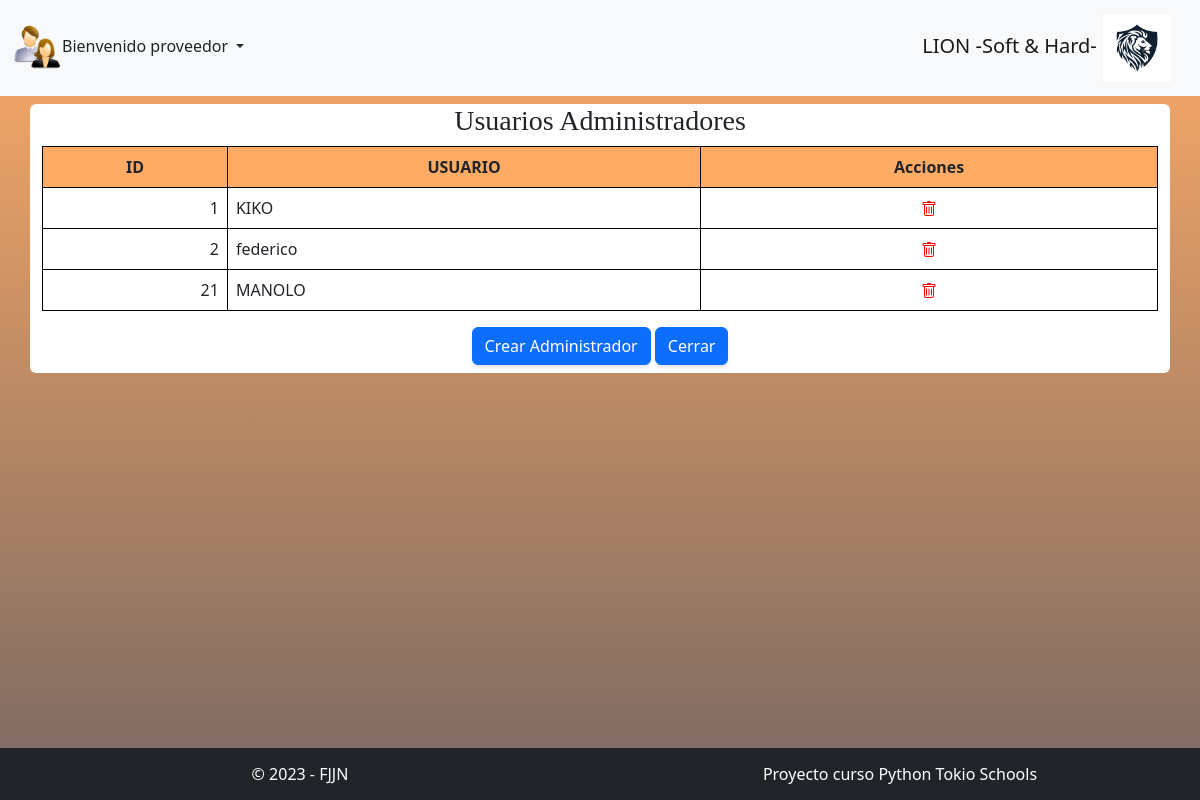
The page /admin_administrador (signed in) on the database its author committed.
### models.py (models this page shows, shortened)
class User(db.Base, UserMixin):
    __tablename__ = 'users'
    __table_args__ = {'sqlite_autoincrement': True}
    id = Column(Integer, primary_key=True)
    username = Column(String(25), nullable=False, unique=True, index=True)
    password = Column(String(102), nullable=False)
    rol_id = Column(Integer, ForeignKey("rol.id_rol"))
    nomRolUser = relationship("Rol")

### main.py (the view)
@app.route('/admin_administrador', methods=['GET', 'POST'])
@login_required
def admin_administrador():
    lista_usuarios = db.session.query(User).filter(User.rol_id == 1).all()
    form = FormAdminAdministrador()
    if request.method=="GET":
        return render_template("admin/admin_administrador.html", form=form, usuarios=lista_usuarios)
    else:
        return redirect(url_for("admin_crearadministrador"))

### forms/formadministracion.py
class FormAdminAdministrador(FlaskForm):
    id=IntegerField("ID")
    username = StringField("USUARIO",validators=[InputRequired(), Length(
        min=4, max=25)], render_kw={"placeholder": "username"})
    password = PasswordField(
        validators=[InputRequired(), EqualTo('confirm', message='Password deben ser iguales'), Length(
            min=4, max=25,)], render_kw={"placeholder": "password"})
    confirm = PasswordField(validators=[InputRequired()], render_kw={"placeholder": "repita password"})
    rol=StringField("ROL")
    submit = SubmitField("Crear Administrador")

### main.py (called while the page is built)
@login_manager_app.user_loader
def load_user(id):
    query = db.session.query(User).filter(User.id == int(id)).first()
    return query

### templates/admin/admin_administrador.html (shortened to what this page needs)
{% extends './home.html' %}
{% block body %}
<div class="container rounded bg-white mt-1 mb-1 ">
    <h3 class="h3 mt-2 mb-2 fw-normal">Usuarios Administradores</h3>
    <form action="/admin_administrador" method="POST">
        <table id="tablaprod" class="table table-bordered border-black display responsive nowrap">
            <thead style="background-color:rgba(253,126,20,0.65); " >
                    <th>{{form.id.label()}}</th>
                    <th>{{form.username.label()}}</th>
                    <th class="all" data-orderable="false";">Acciones</th>
                </thead>
                <tbody>
                    {% for user in usuarios: %}
                    <tr>
                        <td align="right">{{user.id}}</td>
                        <td align="left">{{user.username}}</td>
                        <td>
                            <a href="#" style="text-decoration:none" data-toggle="tooltip" title="Eliminar">
                            </a>
                        </td>
                    </tr>
                    {% endfor %}
                </tbody>
        </table>
        <div class="row">
                <div class="text-center mb-2">
                    {{form.submit (class="btn btn-primary profile-button")}}
                     <a class="btn btn-primary"  href="/home">Cerrar</a>
                </div>
            </div>
        </div>
{% endblock %}

### templates/home.html (shortened to what this page needs)
{% extends './base.html' %}
{% block customCss %}<link rel="stylesheet" href="{{ url_for('static', filename='css/lionweb.css' )}}">{% endblock %}
{% block header%}
    <nav class="navbar navbar-expand-lg navbar-light bg-light">
        <div class="container-fluid">
            <div class="nav-item dropdown " >
                <a class="nav-link dropdown-toggle" data-bs-toggle="dropdown" href="#" role="button" aria-haspopup="true" aria-expanded="false">
                    <img src="{{url_for('static', filename='img/person.png')}}"alt="perfil" width="50" height="50">Bienvenido {{current_user.username}}
                </a>
            </div>
            <a class="navbar-brand" href="/home"> LION -Soft & Hard-
                <img src="../static/img/lion.jpg" alt="logo" width="70" height="70">
            </a>
        </div>
    </nav>
{% endblock %}

### static/css/lionweb.css (style rules this page uses)
body { font-family: 'Lora'; background: linear-gradient(rgba(253,126,20,0.65), rgba(47, 23, 15, 0.65)); background-attachment: fixed; background-position: center; background-size: cover; }
h1, h2, h3, h4, h5, h6 { font-family: 'Raleway'; }
.btn { box-shadow: 0px 3px 3px 0px rgba(33, 37, 41, 0.1); }

### rows shown on the page
User: username "proveedor"
User: id "1", username "KIKO"
User: id "2", username "federico"
User: id "21", username "MANOLO"
